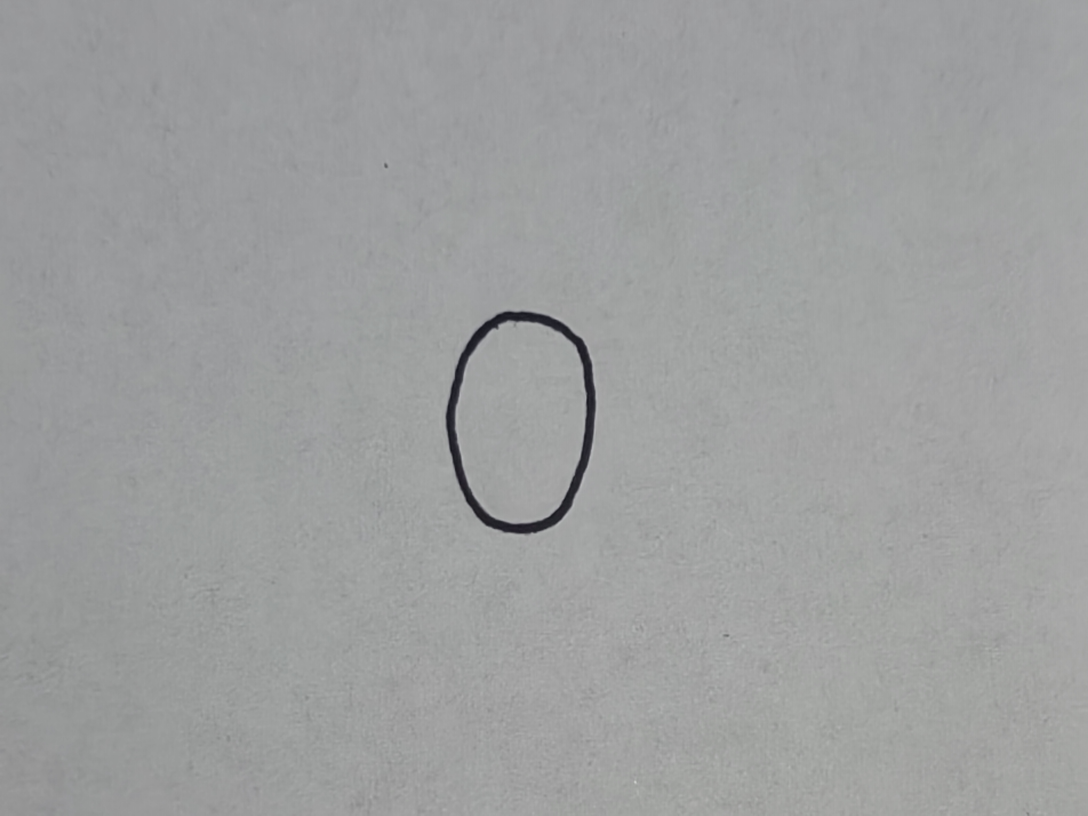
#> input picture Handwritten Digit Recognition/real_img/0.jpg, 3264 x 2448 px (shown at 1/3 size); its folder holds only this picture in this run
$ python get_number_batch.py
#> lines starting #> are read from the running program, lines starting #| are printed output that depends on the picture; after the words box and inside, x2 and y2 are one past the last pixel; in counts of white or black regions, pixels touching at a corner belong together
import cv2 as cv
import numpy as np
import os

orig_path = r"./real_img"
img_list = os.listdir(orig_path)
kernel = np.ones((3, 3), np.uint8)
for img_name in img_list:
    img_path = os.path.join(orig_path, img_name)
    img = cv.imread(img_path)
#> img is the input picture: shape (2448, 3264, 3); mean B, G, R 159.2, 159, 157.8
    img_resize = cv.resize(img, (600, 600))
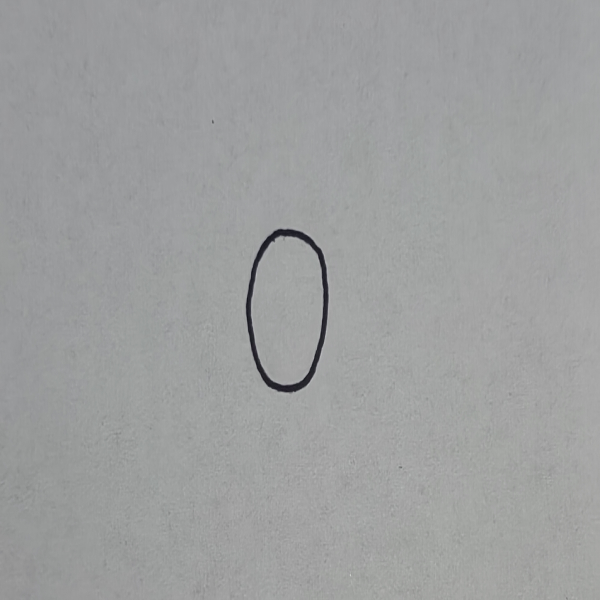
#> img_resize: shape (600, 600, 3); mean B, G, R 159.1, 159, 157.7
    img_gray = cv.cvtColor(img_resize, cv.COLOR_RGB2GRAY)
    ret, img_bw = cv.threshold(img_gray, 200, 255, cv.THRESH_BINARY)
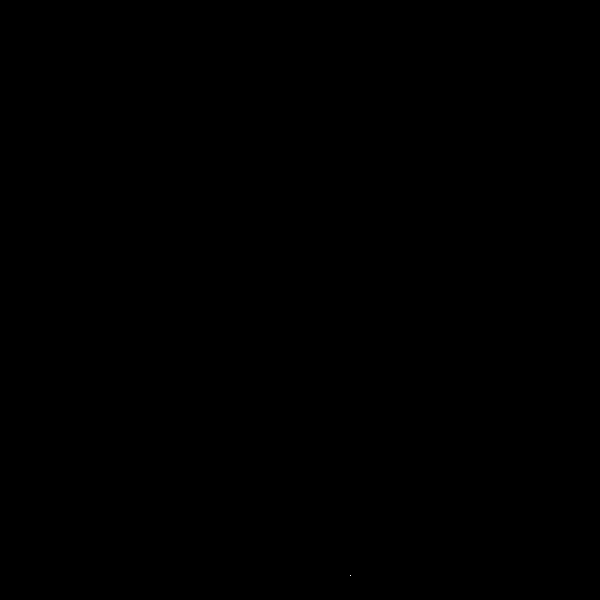
#> img_bw: shape (600, 600); 0% white in thin lines or dots, all inside (x1, y1, x2, y2) = (350, 575, 351, 576)

    # img_open = cv.morphologyEx(img_bw,cv.MORPH_CLOSE,kernel)
    img_open = cv.dilate(img_bw, kernel, iterations=3)
#> img_open: shape (600, 600); 0.01% white; 1 white region, box (x1, y1, x2, y2) and area: (347, 572, 354, 579) 49
    # cv.imshow("open", img_open)
    num_labels, labels, stats, centroids = \
        cv.connectedComponentsWithStats(img_open, connectivity=8, ltype=None)
#> num_labels = 2; stats = [[0, 0, 600, 600, 359951], [347, 572, 7, 7, 49]]; centroids = [[299.5, 299.5], [350, 575]]
    for sta in stats:
        if sta[4] < 1000:
            cv.rectangle(img_open, tuple(sta[0:2]), tuple(sta[0:2] + sta[2:4]), (0, 0, 255), thickness=-1)
#> this loop made 2 passes
#> img_open: shape (600, 600); every value is 0
    # [4 lines of commented-out code are left out]
    cv.imshow("img_resize", img_resize)
    cv.waitKey(0)
    print("*" * 50)

cv.destroyAllWindows()

$ run again, on Handwritten Digit Recognition/real_img/4.jpg
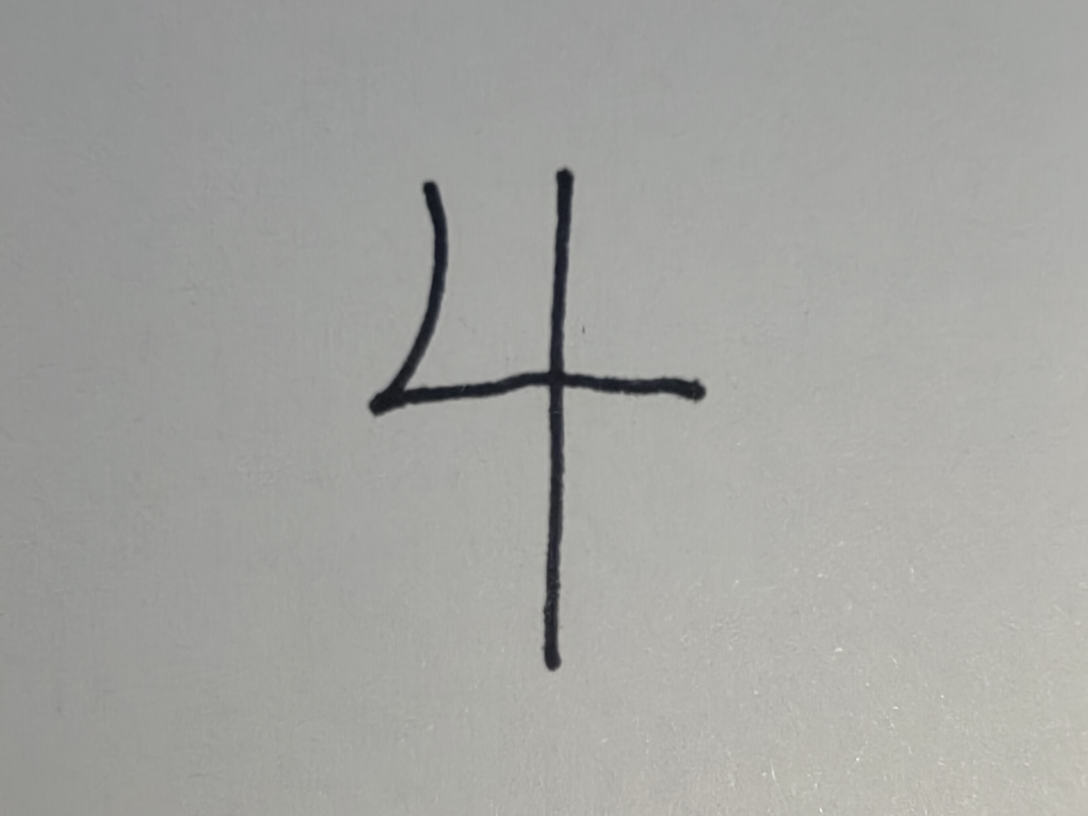
#> input picture Handwritten Digit Recognition/real_img/4.jpg, 3264 x 2448 px (shown at 1/3 size)
#> img is the input picture: shape (2448, 3264, 3); mean B, G, R 161, 164.2, 163.8
#> `img_resize = cv.resize(img, (600, 600))`:
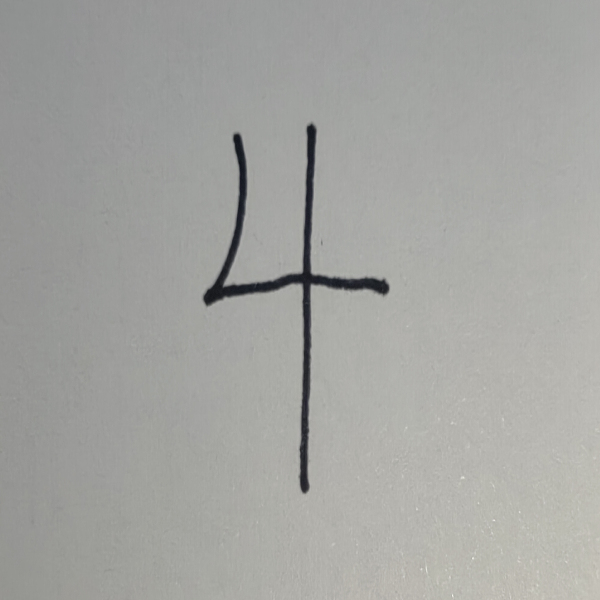
#> img_resize: shape (600, 600, 3); mean B, G, R 160.9, 164.2, 163.7
#> img_bw: shape (600, 600); 0.02% white in thin lines or dots, all inside (x1, y1, x2, y2) = (403, 419, 598, 599)
#> `img_open = cv.dilate(img_bw, kernel, iterations=3)`:
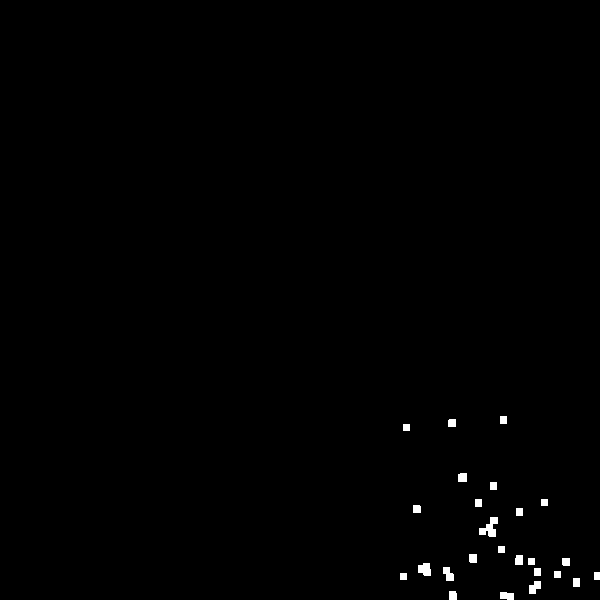
#> img_open: shape (600, 600); 0.51% white; 25 white regions, largest, box (x1, y1, x2, y2) and area: (479, 517, 498, 537) 207, (418, 563, 431, 576) 137, (529, 581, 541, 594) 111
#> labels: shape (600, 600) int32; 26 distinct labels, from 0 to 25
#> num_labels = 26; stats = 26 rows, first 6: [0, 0, 600, 600, 358168], [500, 416, 7, 8, 56], [448, 419, 8, 8, 63], [403, 424, 7, 7, 49], [458, 473, 9, 9, 79], [490, 482, 7, 8, 56]; centroids = 26 pairs, first value 298.5 to 596.5, second value 298.3 to 595.5
#> the loop `for sta in stats:` made 26 passes
